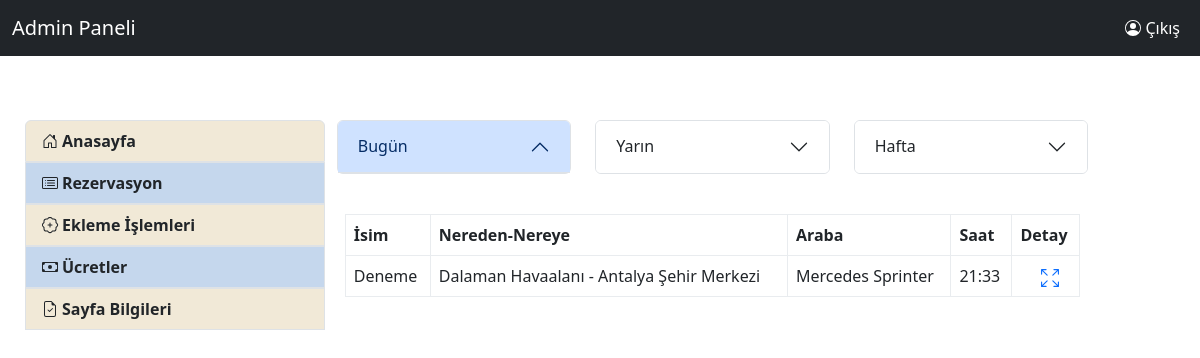
The page /admin_reservation_certified (signed in) on the database its author committed.
### transfer/models.py (models this page shows, shortened)
class Reservation(models.Model):
    IdCar = models.ForeignKey(Car,verbose_name="Car",on_delete=models.CASCADE)
    no = models.CharField(verbose_name="Rezervasyon No",default=" ",max_length=200)
    name_surname = models.CharField(verbose_name="Ad-Soyad",max_length=100)
    phonenumber = PhoneNumberField(verbose_name="Telefon Numarası")
    email = models.EmailField(verbose_name="E-Posta")
    passport_no = models.CharField(verbose_name="Pasaport Numarası",max_length=15,default="")
    date = models.DateField(verbose_name="Transfer Tarihi",default=timezone.now().date())
    planetime = models.TimeField(verbose_name="Uçak İniş Zamanı")
    date_of_return = models.DateField(verbose_name="Dönüş Tarihi",default=timezone.now().date())
    time_of_return = models.TimeField(verbose_name="Dönüş Saati",default=datetime.now().strftime("%H:%M"))
    flightnumber_of_return = models.CharField(max_length=20,verbose_name="Dönüş Uçuş Numarası",default="-")
    flightnumber = models.CharField(max_length=20,verbose_name="Uçuş Numarası")
    another_traveller = models.CharField(max_length=100,verbose_name="Yolcular",default=" ")
    anothername = models.TextField(verbose_name="Diğer Yolcular")
    specialrequest = models.TextField(verbose_name="Transferle ilgili özel isteğinizi bu bölüme yazınız:",blank=True,null=True)
    messages = models.CharField(max_length=200,verbose_name="Karşılama Mesajı",blank=True,null=True)
    extras = models.TextField(verbose_name="Ekstralar")
    mail_choices = models.CharField(verbose_name="Fatura Türü",max_length=10,default="İstek Oluşturulmamış",blank=True,null=True)
    mail_context = models.TextField(verbose_name="Fatura Detay",blank=True,null=True,default=" ")
    total_amount = models.IntegerField(verbose_name="Toplam Fiyat",default=0)
    payment_method = models.CharField(verbose_name="Ödeme Yöntemi",default="Araçta Nakit",max_length=20)
    status = models.CharField(verbose_name="Durum",default= "İşlemde",max_length=15)

class Car(models.Model):
    name = models.CharField(max_length=100,verbose_name="İsim")
    max_people = models.IntegerField(verbose_name="En Çok Kişi Sayısı")
    fromwhere = models.ForeignKey(FromWhere,verbose_name="Nereden",on_delete=models.CASCADE)
    towhere = models.ForeignKey(ToWhere,verbose_name="Nereye",on_delete=models.CASCADE)
    capasity = models.CharField(max_length=20,verbose_name="Kapasite")
    price = models.IntegerField(verbose_name="Ücret")
    currency = models.CharField(max_length=3,verbose_name="Birim",default="₺",blank=True)
    car_image = models.FileField(verbose_name="Resim")

class FromWhere(models.Model):
    name = models.CharField(max_length=300,verbose_name=_("Name"))
    def __str__(self):
        return self.name

class ToWhere(models.Model):
    name = models.CharField(max_length=300,verbose_name="Name")
    def __str__(self):
        return self.name

### transfer/views.py (the view)
# urls.py: path('admin_reservation_certified',views.admin_reservation_certified,name="admin_reservation_certified"),
@login_required(login_url="admin")
def admin_reservation_certified(request):
    yarın = day_add(1)
    hafta = day_add(7)
    bugun = timezone.now().date()
    reservations_today = Reservation.objects.filter(
        Q(status="Onaylandı")&
        Q(date=bugun)
        )
    reservations_tomorrow = Reservation.objects.filter(
        Q(status="Onaylandı")&
        Q(date=yarın)
        )
    reservations_week = Reservation.objects.filter(
        Q(status="Onaylandı")&
        Q(date__gte=bugun)&
        Q(date__lte=hafta)
        )
    context={
        "reservations_today":reservations_today,
        "reservations_tomorrow":reservations_tomorrow,
        "reservations_week":reservations_week,
    }
    return render(request,"admin/admin_reservation_certified.html",context)

### transfer/views.py (called while the page is built)
def day_add(day):
    bugun =timezone.now().date()
    bır_gun = timezone.timedelta(days=day)
    return bugun+bır_gun

### templates/admin/admin_reservation_certified.html (shortened to what this page needs)
{% extends "admin/layout.html" %}
{% block content %}
<div class="accordion" id="accordionExample">
    <div class="container text-center">
        <div class="row">
            <div class="col-6 col-sm-4">
                <div class="accordion-item">
                    <h2 class="accordion-header">
                      <button class="accordion-button" type="button" data-bs-toggle="collapse" data-bs-target="#collapseOne" aria-expanded="true" aria-controls="collapseOne">
                        Bugün
                      </button>
                    </h2>
                </div>
            </div>
            <div class="col-6 col-sm-4">
                <div class="accordion-item">
                    <h2 class="accordion-header">
                      <button class="accordion-button collapsed" type="button" data-bs-toggle="collapse" data-bs-target="#collapseTwo" aria-expanded="false" aria-controls="collapseTwo">
                        Yarın
                      </button>
                    </h2>
                </div>
            </div>
            <div class="col-6 col-sm-4">
                <div class="accordion-item">
                    <h2 class="accordion-header">
                      <button class="accordion-button collapsed" type="button" data-bs-toggle="collapse" data-bs-target="#collapseThree" aria-expanded="false" aria-controls="collapseThree">
                        Hafta
                      </button>
                    </h2>
                </div>
            </div>
        </div>
    </div>
    <div id="collapseOne" class="accordion-collapse collapse show" data-bs-parent="#accordionExample">
        <br>
        <div class="accordion-body">
            {% if reservations_today %}
                <table class="table table-bordered border-light-subtle">
                    <thead>
                        <tr>
                            <th scope="col">İsim</th>
                            <th scope="col">Nereden-Nereye</th>
                            <th scope="col">Araba</th>
                            <th scope="col">Saat</th>
                            <th scope="col">Detay</th>
                        </tr>
                    </thead>
                    <tbody>
                {% for reservation in reservations_today %}
                    <tr>
                        <td>{{reservation.name_surname}}</td>
                        <td>{{reservation.IdCar.fromwhere}} - {{reservation.IdCar.towhere}}</td>
                        <td>{{reservation.IdCar.name}}</td>
                        <td>{{reservation.planetime}}</td>
                        <td>&emsp;
                            <a href="{% url 'admin_reservation_detail' reservation.id %}" ></a>
                        </td>
                    </tr>
                {% endfor %}
                    </tbody>
                </table>
            {% endif %}
        </div>
    </div>
</div>
{% endblock  %}

### rows shown on the page
Reservation: name_surname "Deneme", IdCar.fromwhere "Dalaman Havaalanı", IdCar.towhere "Antalya Şehir Merkezi", IdCar.name "Mercedes Sprinter", planetime "21:33"
